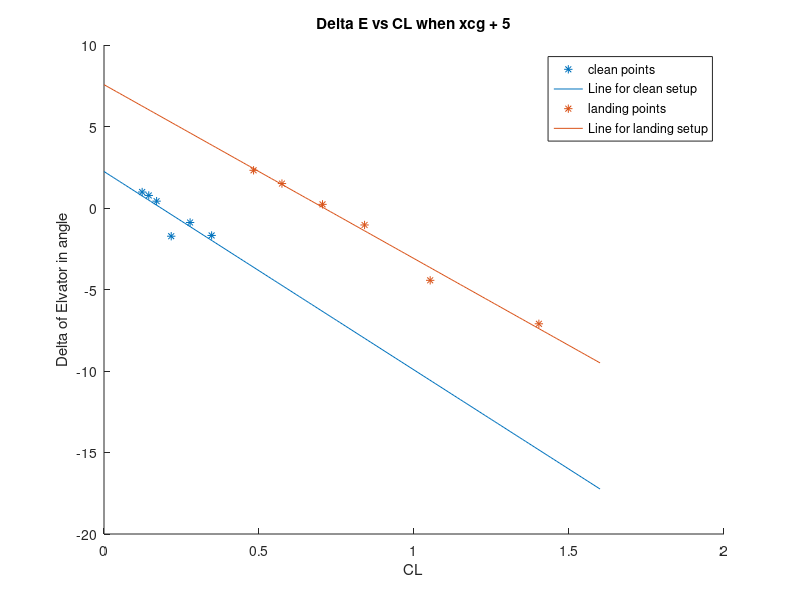

Here is the MATLAB script that generated this plot:
clear
clc

%%xcg+5 AOA vs CL
%%clean

rho=1.225;
IAS = [240,221.25,203.8,180,158.9,142]*0.5144;
MassOfFuel=(3100+503+[910.75,897,884.1,869.6,861.6,854]).*0.453592;
WeightOfFuel = MassOfFuel.*9.81;
CL = WeightOfFuel./(0.5.*rho.*IAS.^2.*17.48);
AoA=[-0.8,-0.5,-0.197,0.4365,1.214,2.026];

p1=polyfit(AoA,CL,1);
scatter(AoA,CL);
range = [-10:0.1:10];
hold on
plot(range,p1(1).*range + p1(2));
%%
%landing
IAS_landing = ([119.4,109.7,99.13,90.9,80.6,69.72])*0.5144;
MassOfFuel_landing = ([776.5,795.1,807,818.8,748.9,738.5]+3100+503).*0.453592;

WeightofFuel_landing = MassOfFuel_landing.*9.81;
CL_landing = WeightofFuel_landing./(0.5.*rho.*IAS_landing.^2.*17.48);
AoA_landing = [-5.547,-4.593,-3.096,-1.731,1.525,4.986];

hold on
scatter(AoA_landing,CL_landing,'*');
p2 = polyfit(AoA_landing,CL_landing,1);
hold on
plot(range,p2(1).*range+p2(2));
legend('points for clean setup','line for clean setup','points for landing setup','line for landing setup');
xlabel('Angel of attack in degree');
ylabel('CL(Coefficient of life)');
title('CL vs AoA for Xcg + 5');
hold off



%%
%clean 
%delta e and Cl
%xcg + 5

rangeCL=[0:0.01:1.6];
deltaE=[0.07*14,0.055*14,0.03*14,-0.05767*30,-0.02962*30,-0.05614*30];
scatter(CL,deltaE,'*');
pdeltaE = polyfit(CL,deltaE,1);
hold on
plot(rangeCL,pdeltaE(1).*rangeCL+pdeltaE(2));
hold on
%%
%landing
%delta e and CL
deltaE_landing=[0.1652*14,0.1071*14,0.01603*14,-0.03469*30,-0.1479*30,-0.2368*30];
scatter(CL_landing,deltaE_landing,'*');
pdeltaE_landing = polyfit(CL_landing,deltaE_landing,1);
hold on
plot(rangeCL,pdeltaE_landing(1).*rangeCL+pdeltaE_landing(2));
title('Delta E vs CL when xcg + 5')
xlabel('CL')
ylabel('Delta of Elvator in angle');
legend('clean points','Line for clean setup','landing points','Line for landing setup');

%clean dDeltaE/dCl = -12.1741
%landing = -10.6681